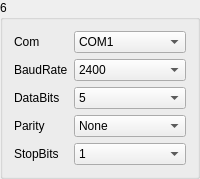
       <widget class="QGroupBox" name="gBoxMeter_6">
        <property name="title">
         <string>6</string>
        </property>
        <layout class="QGridLayout" name="gridLayout_10">
         <item row="0" column="0">
          <widget class="QLabel" name="label_48">
           <property name="sizePolicy">
            <sizepolicy hsizetype="Fixed" vsizetype="Preferred">
             <horstretch>0</horstretch>
             <verstretch>0</verstretch>
            </sizepolicy>
           </property>
           <property name="text">
            <string>Com</string>
           </property>
          </widget>
         </item>
         <item row="0" column="1">
          <widget class="QComboBox" name="comboMeterSerialNum_6">
           <item>
            <property name="text">
             <string>COM1</string>
            </property>
           </item>
           <item>
            <property name="text">
             <string>COM2</string>
            </property>
           </item>
           <item>
            <property name="text">
             <string>COM3</string>
            </property>
           </item>
           <item>
            <property name="text">
             <string>COM4</string>
            </property>
           </item>
           <item>
            <property name="text">
             <string>COM5</string>
            </property>
           </item>
           <item>
            <property name="text">
             <string>COM6</string>
            </property>
           </item>
           <item>
            <property name="text">
             <string>COM7</string>
            </property>
           </item>
           <item>
            <property name="text">
             <string>COM8</string>
            </property>
           </item>
           <item>
            <property name="text">
             <string>COM9</string>
            </property>
           </item>
           <item>
            <property name="text">
             <string>COM10</string>
            </property>
           </item>
           <item>
            <property name="text">
             <string>COM11</string>
            </property>
           </item>
           <item>
            <property name="text">
             <string>COM12</string>
            </property>
           </item>
           <item>
            <property name="text">
             <string>COM13</string>
            </property>
           </item>
           <item>
            <property name="text">
             <string>COM14</string>
            </property>
           </item>
           <item>
            <property name="text">
             <string>COM15</string>
            </property>
           </item>
           <item>
            <property name="text">
             <string>COM16</string>
            </property>
           </item>
           <item>
            <property name="text">
             <string>COM17</string>
            </property>
           </item>
           <item>
            <property name="text">
             <string>COM18</string>
            </property>
           </item>
           <item>
            <property name="text">
             <string>COM19</string>
            </property>
           </item>
           <item>
            <property name="text">
             <string>COM20</string>
            </property>
           </item>
          </widget>
         </item>
         <item row="1" column="0">
          <widget class="QLabel" name="label_49">
           <property name="text">
            <string>BaudRate</string>
           </property>
          </widget>
         </item>
         <item row="1" column="1">
          <widget class="QComboBox" name="comboMeterBaudRate_6">
           <item>
            <property name="text">
             <string>2400</string>
            </property>
           </item>
           <item>
            <property name="text">
             <string>4800</string>
            </property>
           </item>
           <item>
            <property name="text">
             <string>9600</string>
            </property>
           </item>
           <item>
            <property name="text">
             <string>14400</string>
            </property>
           </item>
           <item>
            <property name="text">
             <string>19200</string>
            </property>
           </item>
           <item>
            <property name="text">
             <string>38400</string>
            </property>
           </item>
           <item>
            <property name="text">
             <string>56000</string>
            </property>
           </item>
          </widget>
         </item>
         <item row="2" column="0">
          <widget class="QLabel" name="label_50">
           <property name="text">
            <string>DataBits</string>
           </property>
          </widget>
         </item>
         <item row="2" column="1">
          <widget class="QComboBox" name="comboMeterBits_6">
           <item>
            <property name="text">
             <string>5</string>
            </property>
           </item>
           <item>
            <property name="text">
             <string>6</string>
            </property>
           </item>
           <item>
            <property name="text">
             <string>7</string>
            </property>
           </item>
           <item>
            <property name="text">
             <string>8</string>
            </property>
           </item>
          </widget>
         </item>
         <item row="3" column="0">
          <widget class="QLabel" name="label_51">
           <property name="text">
            <string>Parity</string>
           </property>
          </widget>
         </item>
         <item row="3" column="1">
          <widget class="QComboBox" name="comboMeterChkBit_6">
           <item>
            <property name="text">
             <string>None</string>
            </property>
           </item>
           <item>
            <property name="text">
             <string>Odd</string>
            </property>
           </item>
           <item>
            <property name="text">
             <string>Even</string>
            </property>
           </item>
          </widget>
         </item>
         <item row="4" column="0">
          <widget class="QLabel" name="label_52">
           <property name="text">
            <string>StopBits</string>
           </property>
          </widget>
         </item>
         <item row="4" column="1">
          <widget class="QComboBox" name="comboMeterEndBit_6">
           <item>
            <property name="text">
             <string>1</string>
            </property>
           </item>
           <item>
            <property name="text">
             <string>1.5</string>
            </property>
           </item>
           <item>
            <property name="text">
             <string>2</string>
            </property>
           </item>
          </widget>
         </item>
        </layout>
       </widget>
